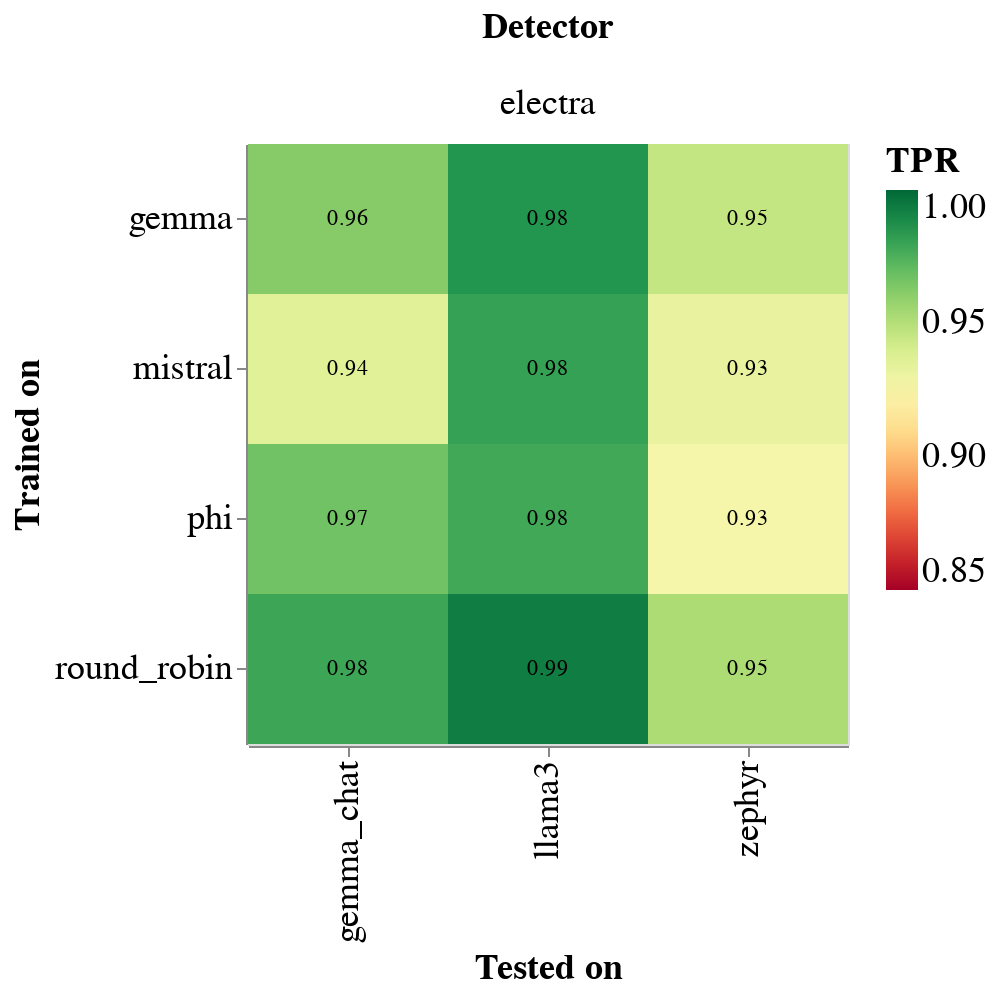

Notebook code cell kept with this figure:
### Markdown cell above
### Chat Models only

### Code cell
chat_models = ["gemma_chat", "zephyr", "llama3"]
chat_only_df = freeze_base_df[freeze_base_df["dataset"].apply(lambda x: x in chat_models)]
#chat_only_phi_df = chat_only_df[chat_only_df["trained_on_dataset"] == "phi"]
chat_only_electra_df = chat_only_df[chat_only_df["detector_short_name"] == "electra"]

heatmap = alt.Chart(chat_only_electra_df).mark_rect().encode(
    alt.X('dataset:N', sort="x", title="Tested on"),
    alt.Y('trained_on_dataset:N', sort=None, title="Trained on"),
    alt.Color('TPR:Q').scale(scheme='redyellowgreen', domain=[0.85, 1]),
    #alt.Row("trained_on_dataset:N", title="Dataset used for training"),
).properties(
    width=300,
    height=300
)

heatmap_text = alt.Chart(chat_only_electra_df).mark_text(baseline='middle').encode(
    alt.X('dataset:N', sort="x", title="Tested on"),
    alt.Y('trained_on_dataset:N', sort=None, title="Trained on"),
    text='TPR:Q',
    color=alt.condition(
        alt.datum.accuracy > 0.5,
        alt.value('black'),
        alt.value('white')
    )
).properties(
    width=300,
    height=300
)

chart = alt.layer(heatmap, heatmap_text).facet(
    column=alt.Column("detector_short_name:N", title="Detector")
).configure(
    numberFormat='0.2f'
).configure_axis(
    labelFontSize=18,
    titleFontSize=18
).configure_legend(
    labelFontSize=18,
    titleFontSize=18,
    titleLimit=0
).configure_header(
    titleFontSize=18,
    labelFontSize=18
)

chart.save("notebooks/plots/heatmap_chat_only.png")
chart
